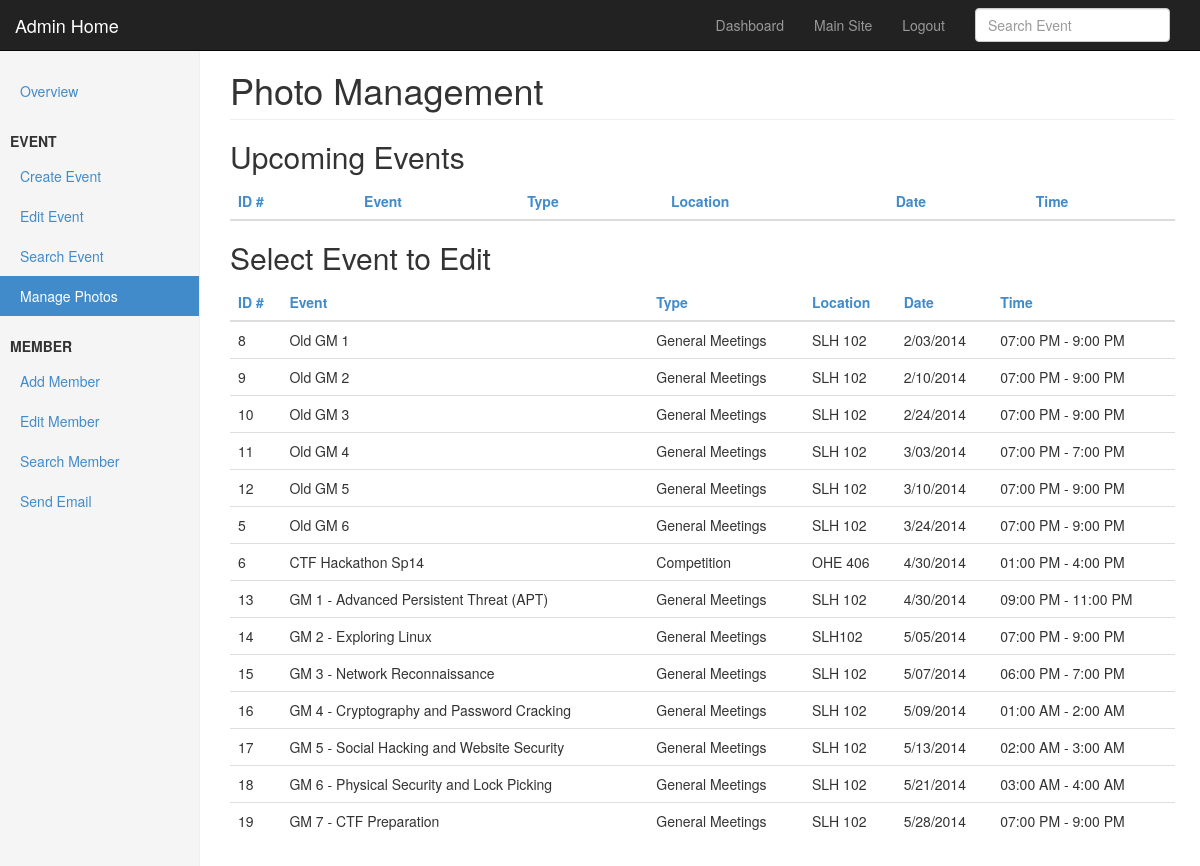
/photoManage.php (signed in), run on the app's committed database.
### tables this page shows
CREATE TABLE IF NOT EXISTS `EVENT` (
  `EVENT_ID` int(20) unsigned NOT NULL AUTO_INCREMENT,
  `EVENT_TYPE_ID` int(20) unsigned NOT NULL,
  `LOCATION` text NOT NULL,
  `NAME` text NOT NULL,
  `DESCRIPTION` longtext NOT NULL,
  `START_DATE` date NOT NULL,
  `END_DATE` date NOT NULL,
  `START_TIME` time NOT NULL,
  `END_TIME` time NOT NULL,
  PRIMARY KEY (`EVENT_ID`),
  KEY `EVENT_TYPE_ID` (`EVENT_TYPE_ID`)
);

CREATE TABLE IF NOT EXISTS `EVENT_TYPE` (
  `EVENT_TYPE_ID` int(20) unsigned NOT NULL AUTO_INCREMENT,
  `NAME` varchar(50) NOT NULL,
  `DESCRIPTION` longtext NOT NULL,
  PRIMARY KEY (`EVENT_TYPE_ID`)
);

### photoManage.php (the view, shortened to what this page needs)
<!DOCTYPE html>
<html lang="en">
<head>
  <link href="css/bootstrap.css" rel="stylesheet">
  <link href="css/dashboard.css" rel="stylesheet">
  <?php
  include('connect.php');
  $query = "SELECT event_id, EVENT.name AS ename, EVENT_TYPE.name AS etype, location, DATE_FORMAT(start_date,'%c/%d/%Y') AS sdate, DATE_FORMAT(start_time,'%h:%i %p') AS stime, DATE_FORMAT(end_time,'%l:%i %p') AS etime ";
  $query .= "FROM EVENT LEFT JOIN EVENT_TYPE ON EVENT.event_type_id = EVENT_TYPE.event_type_id ";
  if(isset($_GET['sorta'])){
    $sorta = $_GET['sorta'];
    str_replace("'", "", $sorta);
    echo $sorta;
    $query .= "ORDER BY $sorta";
  }
  else{
    $query .= "ORDER BY start_date, start_time";
  }
  $result = mysqli_query($con, $query) or die("Query failed." . mysqli_error($con));
  $allevents = "";
  while($row = mysqli_fetch_array($result)){
    $allevents .= "<tr data-id={$row['event_id']} onclick='submit(this)'>";
    $allevents .= "<td>{$row['event_id']}</td>";
    $allevents .= "<td>{$row['ename']}</td>";
    $allevents .= "<td>{$row['etype']}</td>";
    $allevents .= "<td>{$row['location']}</td>";
    $allevents .= "<td>{$row['sdate']}</td>";
    $allevents .= "<td>{$row['stime']} - {$row['etime']}</td>";
    $allevents .= "</tr>\n";
  }
  ?>
</head>
<body>
  <div class="navbar navbar-inverse navbar-fixed-top" role="navigation">
    <div class="container-fluid">
      <div class="navbar-header">
        <a class="navbar-brand" href="portal.php">Admin Home</a>
      </div>
      <div class="navbar-collapse collapse">
        <form class="navbar-form navbar-right" action="searchEvent.php" method="POST">
          <input type="text" class="form-control" placeholder="Search Event" name="search">
        </form>
        <ul class="nav navbar-nav navbar-right">
          <li><a href="portal.php">Dashboard</a></li>
          <li><a href="index.php">Main Site</a></li>
          <li><a href="logout.php">Logout</a></li>
        </ul>
      </div>
    </div>
  </div>
  <div class="container-fluid">
    <div class="row">
      <div class="col-sm-3 col-md-2 sidebar">
        <ul class="nav nav-sidebar">
          <li><a href="portal.php">Overview</a></li>
        </ul>
        <ul class="nav nav-sidebar">
          <li><label for="">EVENT</label></li>
          <li><a href="createEvent.php">Create Event</a></li>
          <li><a href="editEvent.php">Edit Event</a></li>
          <li><a href="searchEvent.php">Search Event</a></li>
          <li class="active"><a href="photoManage.php">Manage Photos</a></li>
        </ul>
        <ul class="nav nav-sidebar">
          <li><label for="">MEMBER</label></li>
          <li><a href="addMember.php">Add Member</a></li>
          <li><a href="editMember.php">Edit Member</a></li>
          <li><a href="searchMem.php">Search Member</a></li>
          <li><a href="sendEmail.php">Send Email</a></li>
        </ul>
      </div>
      <div class="col-sm-9 col-sm-offset-3 col-md-10 col-md-offset-2 main">
        <h1 class="page-header">Photo Management</h1>
        <h2 class="form-header">Upcoming Events</h2>
        <div class="table-responsive">
          <table class="table table-hover">
            <thead>
              <tr>
                <th><a href="?sortu=event_id">ID #</th>
                <th><a href="?sortu=ename">Event</th>
                <th><a href="?sortu=etype">Type</th>
                <th><a href="?sortu=location">Location</th>
                <th><a href="?sortu=start_date">Date</th>
                <th><a href="?sortu=start_time">Time</th>
              </tr>
            </thead>
          </table>
        </div>
        <h2 class="form-heading">Select Event to Edit</h2>
        <div class="table-responsive">
          <table class="table table-hover">
            <thead>
              <tr>
                <th><a href="?sorta=event_id">ID #</th>
                <th><a href="?sorta=ename">Event</th>
                <th><a href="?sorta=etype">Type</th>
                <th><a href="?sorta=location">Location</th>
                <th><a href="?sorta=start_date">Date</th>
                <th><a href="?sorta=start_time">Time</th>
              </tr>
            </thead>
            <tbody>
              <?php print $allevents?>
            </tbody>
          </table>
        </div>
      </div>
    </div>
  </div>
</body>
</html>

### css/dashboard.css (style rules this page uses)
body { padding-top: 50px; }
.sidebar { display: none; }
@media (min-width: 768px) { .sidebar { position: fixed; top: 51px; bottom: 0; left: 0; z-index: 1000; display: block; padding: 20px; overflow-x: hidden; overflow-y: auto; background-color: #f5f5f5; border-right: 1px solid #eee; } }
.nav-sidebar { margin-right: -21px; margin-bottom: 20px; margin-left: -20px; }
.nav-sidebar > li > label { padding-right: 20px; padding-left: 10px; }
.nav-sidebar > li > a { padding-right: 20px; padding-left: 20px; }
.nav-sidebar > .active > a { color: #fff; background-color: #428bca; }
.main { padding: 20px; }
@media (min-width: 768px) { .main { padding-right: 40px; padding-left: 40px; } }
.main .page-header { margin-top: 0; }

### data on the page
event: EVENT_ID "8", NAME "Old GM 1", EVENT_TYPE_ID.NAME "General Meetings", LOCATION "SLH 102", sdate "2/03/2014", stime "07:00 PM", etime "9:00 PM"
event: EVENT_ID "9", NAME "Old GM 2", EVENT_TYPE_ID.NAME "General Meetings", LOCATION "SLH 102", sdate "2/10/2014", stime "07:00 PM", etime "9:00 PM"
event: EVENT_ID "10", NAME "Old GM 3", EVENT_TYPE_ID.NAME "General Meetings", LOCATION "SLH 102", sdate "2/24/2014", stime "07:00 PM", etime "9:00 PM"
event: EVENT_ID "11", NAME "Old GM 4", EVENT_TYPE_ID.NAME "General Meetings", LOCATION "SLH 102", sdate "3/03/2014", stime "07:00 PM", etime "7:00 PM"
event: EVENT_ID "12", NAME "Old GM 5", EVENT_TYPE_ID.NAME "General Meetings", LOCATION "SLH 102", sdate "3/10/2014", stime "07:00 PM", etime "9:00 PM"
event: EVENT_ID "5", NAME "Old GM 6", EVENT_TYPE_ID.NAME "General Meetings", LOCATION "SLH 102", sdate "3/24/2014", stime "07:00 PM", etime "9:00 PM"
event: EVENT_ID "6", NAME "CTF Hackathon Sp14", EVENT_TYPE_ID.NAME "Competition", LOCATION "OHE 406", sdate "4/30/2014", stime "01:00 PM", etime "4:00 PM"
event: EVENT_ID "13", NAME "GM 1 - Advanced Persistent Threat (APT)", EVENT_TYPE_ID.NAME "General Meetings", LOCATION "SLH 102", sdate "4/30/2014", stime "09:00 PM", etime "11:00 PM"
event: EVENT_ID "14", NAME "GM 2 - Exploring Linux", EVENT_TYPE_ID.NAME "General Meetings", LOCATION "SLH102", sdate "5/05/2014", stime "07:00 PM", etime "9:00 PM"
event: EVENT_ID "15", NAME "GM 3 - Network Reconnaissance", EVENT_TYPE_ID.NAME "General Meetings", LOCATION "SLH 102", sdate "5/07/2014", stime "06:00 PM", etime "7:00 PM"
event: EVENT_ID "16", NAME "GM 4 - Cryptography and Password Cracking", EVENT_TYPE_ID.NAME "General Meetings", LOCATION "SLH 102", sdate "5/09/2014", stime "01:00 AM", etime "2:00 AM"
event: EVENT_ID "17", NAME "GM 5 - Social Hacking and Website Security", EVENT_TYPE_ID.NAME "General Meetings", LOCATION "SLH 102", sdate "5/13/2014", stime "02:00 AM", etime "3:00 AM"
event: EVENT_ID "18", NAME "GM 6 - Physical Security and Lock Picking", EVENT_TYPE_ID.NAME "General Meetings", LOCATION "SLH 102", sdate "5/21/2014", stime "03:00 AM", etime "4:00 AM"
event: EVENT_ID "19", NAME "GM 7 - CTF Preparation", EVENT_TYPE_ID.NAME "General Meetings", LOCATION "SLH 102", sdate "5/28/2014", stime "07:00 PM", etime "9:00 PM"
